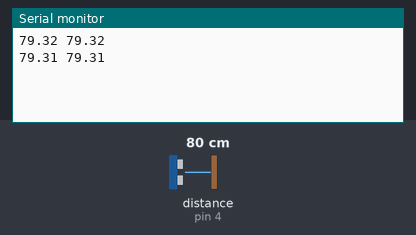
Recording of a sketch running on a simulated Arduino Uno, built with avr-gcc and run on an emulated ATmega328P. Shown: the last lines printed to the serial monitor. Wiring (inferred from the names in the program): ultrasonic range finder: trigger pin 15; echo pin 4. Inputs (shaded band) come from the test bench; at power-on: distance to the obstacle (sensor on pin 4) 80 cm. The echo pulse lasts 58.3 µs per cm.

Above: at 1.8 s.
1.9 s: distance to the obstacle (sensor on pin 4) set to 2 cm
At 2.8 s:
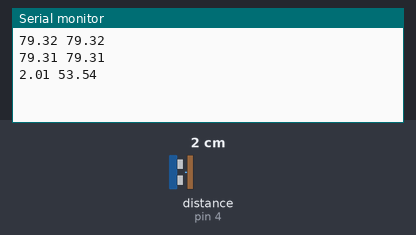
3.4 s: distance to the obstacle (sensor on pin 4) set to 4 cm
At 4.8 s:
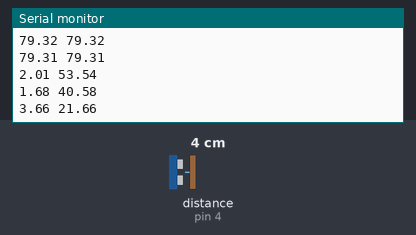
Timing chart, 0 to 6.4 s (numbered marks = the images above; inputs shaded):
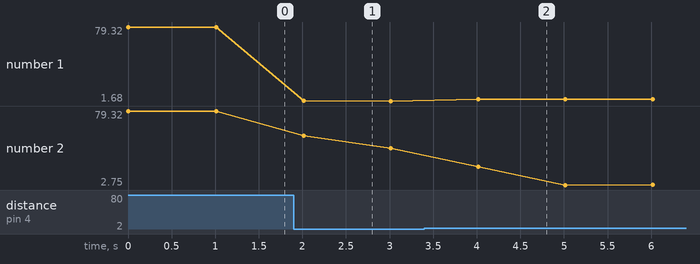

The sketch:

konten_us.ino
```cpp
#define p_trigPin_cadangan  15
#define p_echoPin_cadangan  4

void us_setup()
{
  pinMode(p_trigPin_cadangan, OUTPUT);
  pinMode(p_echoPin_cadangan, INPUT);
}
float us_get_jarak(int triger, int echo)
{
  long duration;
  float distance;
  int i;

  digitalWrite(triger, LOW);
  delayMicroseconds(2);
  digitalWrite(triger, HIGH);
  delayMicroseconds(10);
  digitalWrite(triger, LOW);
  duration =  pulseIn(echo, HIGH,10000); //uS

  distance = duration * 0.034 / 2;

  return distance;
}

//--------------------------------#MY AVERAGE
#define n_my_data 4
float my_data[n_my_data];
int i_my_data = 0;

float my_moving_average(float in_data, int debug)
{
  float my_ave;
  float my_sum;

  my_data[i_my_data] = in_data;

  if (my_data[n_my_data - 1] == 0)
  {
    my_sum = 0;

    for (int i = 0; i <= i_my_data; i++)
    {
      my_sum += my_data[i];
    }
    my_ave = my_sum / (i_my_data + 1);
  }
  else
  {
    my_sum = 0;
    for (int i = 0; i < n_my_data; i++)
    {
      my_sum += my_data[i];
    }
    my_ave = my_sum / n_my_data;
  }


  //#Debug
  if (debug)
  {
    for (int i = 0; i < n_my_data; i++)
    {
      Serial.print(i); Serial.print(" "); Serial.println(my_data[i]);
    }
    Serial.print("i"); Serial.print(" "); Serial.println(i_my_data);
    Serial.print("Last"); Serial.print(" "); Serial.println(my_data[n_my_data - 1]);

    Serial.print("Sum"); Serial.print(" "); Serial.println(my_sum);
    Serial.print("Ave"); Serial.print(" "); Serial.println(my_ave);
    Serial.println();
  }


  i_my_data++;
  if (i_my_data >= n_my_data)
    i_my_data = 0;

  return my_ave;
}

void my_moving_ave_clear()
{
  //Make sure All Array is 0
  for (int i = 0; i < n_my_data; i++)
  {
    my_data[i] = 0;
  }
}


void setup() {
  Serial.begin(9600);
  us_setup();
  my_moving_ave_clear();
}

void loop()
{

  float distance_cadangan = us_get_jarak(p_trigPin_cadangan, p_echoPin_cadangan);
  float average_cadangan = my_moving_average(distance_cadangan, 0);

  Serial.print(distance_cadangan); Serial.print(" ");
  Serial.print(average_cadangan);

  Serial.println();
  delay(1000);
}
```

Measured:
- after the input at 1.9 s, the serial monitor: prints a new line after 0.11 s (image 1)
- after the input at 3.4 s, the serial monitor: prints a new line after 0.62 s (image 2)
- plotted number 1: 79.31 → 1.68 after the input at 1.9 s, 1.68 → 3.66 after the input at 3.4 s
- plotted number 2: 79.31 → 40.58 after the input at 1.9 s, 40.58 → 3.66 after the input at 3.4 s
